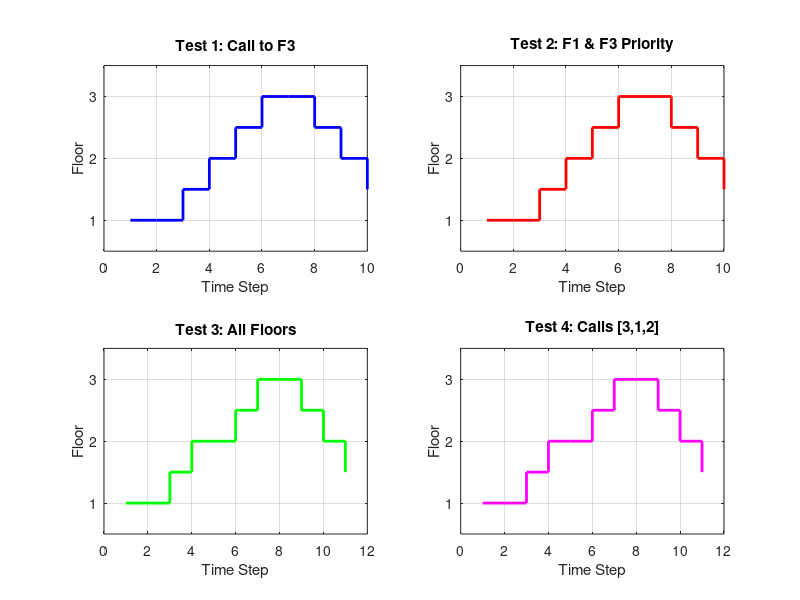

This figure's MATLAB source: (Note: this script raises an error after producing the figure.)
%% Elevator System - Simple Simulation Script
% Complete simulation demonstrating state machine and priority logic
% Author: Elevator Control System
% Date: March 2026

clear all; clc;

fprintf('╔══════════════════════════════════════════════════════════════╗\n');
fprintf('║          ELEVATOR CONTROL SYSTEM SIMULATION                  ║\n');
fprintf('║                    3-Floor System                            ║\n');
fprintf('╚══════════════════════════════════════════════════════════════╝\n\n');

%% State Definitions
FLOOR_1 = 1;
MOVING_UP = 2;
FLOOR_2 = 3;
MOVING_DOWN = 4;
FLOOR_3 = 5;

state_names = {'FLOOR_1', 'MOVING_UP', 'FLOOR_2', 'MOVING_DOWN', 'FLOOR_3'};

%% Initialize Variables
current_state = FLOOR_1;
current_floor = 1;
direction = 0;  % 0=IDLE, 1=UP, -1=DOWN
call_queue = [];
simulation_time = 0;
time_step = 1;  % seconds

% Log arrays for plotting
time_log = [];
floor_log = [];
state_log = [];
direction_log = [];

%% Priority Logic Function
% Determines which floor to visit based on current direction
function target = get_priority_target(calls, floor, dir)
    if isempty(calls)
        target = 0;
        return;
    end
    
    calls_above = calls(calls > floor);
    calls_below = calls(calls < floor);
    
    if dir == 1 && ~isempty(calls_above)
        % Moving UP - continue to highest call above
        target = min(calls_above);  % Closest call above
    elseif dir == -1 && ~isempty(calls_below)
        % Moving DOWN - continue to lowest call below
        target = max(calls_below);  % Closest call below
    elseif ~isempty(calls_above)
        % Go UP
        target = min(calls_above);
    elseif ~isempty(calls_below)
        % Go DOWN
        target = max(calls_below);
    else
        target = 0;
    end
end

%% Simulation Function
function [state, floor, dir, queue, logs] = simulate_elevator(calls, max_steps)
    % Initialize
    state = 1;  % FLOOR_1
    floor = 1;
    dir = 0;
    queue = calls;
    
    logs.time = [];
    logs.floor = [];
    logs.state = [];
    
    state_names = {'FLOOR_1', 'MOVING_UP', 'FLOOR_2', 'MOVING_DOWN', 'FLOOR_3'};
    
    fprintf('\n--- Simulation Start ---\n');
    fprintf('Initial calls: [%s]\n\n', num2str(queue));
    
    for step = 1:max_steps
        % Log current state
        logs.time(end+1) = step;
        logs.floor(end+1) = floor;
        logs.state(end+1) = state;
        
        old_state = state;
        
        switch state
            case 1  % FLOOR_1
                floor = 1;
                queue = queue(queue ~= 1);  % Remove F1 from queue
                
                target = get_priority_target(queue, floor, dir);
                if target > 1
                    dir = 1;
                    state = 2;  % MOVING_UP
                end
                
            case 2  % MOVING_UP
                if floor < 3
                    floor = floor + 0.5;  % Simulate movement
                end
                
                % Check if arrived at a called floor
                if floor == 2 && ismember(2, queue)
                    state = 3;  % FLOOR_2
                elseif floor >= 3
                    floor = 3;
                    state = 5;  % FLOOR_3
                end
                
            case 3  % FLOOR_2
                floor = 2;
                queue = queue(queue ~= 2);  % Remove F2 from queue
                
                target = get_priority_target(queue, floor, dir);
                if target == 3
                    state = 2;  % MOVING_UP
                elseif target == 1
                    dir = -1;
                    state = 4;  % MOVING_DOWN
                end
                
            case 4  % MOVING_DOWN
                if floor > 1
                    floor = floor - 0.5;  % Simulate movement
                end
                
                % Check if arrived at a called floor
                if floor == 2 && ismember(2, queue)
                    state = 3;  % FLOOR_2
                elseif floor <= 1
                    floor = 1;
                    state = 1;  % FLOOR_1
                end
                
            case 5  % FLOOR_3
                floor = 3;
                queue = queue(queue ~= 3);  % Remove F3 from queue
                
                target = get_priority_target(queue, floor, dir);
                if target < 3
                    dir = -1;
                    state = 4;  % MOVING_DOWN
                end
        end
        
        % Print state transition
        if state ~= old_state
            fprintf('Step %2d: %s → %s (Floor: %.1f)\n', ...
                step, state_names{old_state}, state_names{state}, floor);
        end
        
        % Check if done
        if isempty(queue) && (state == 1 || state == 3 || state == 5)
            fprintf('\nAll calls serviced at Step %d\n', step);
            break;
        end
    end
    
    fprintf('--- Simulation End ---\n\n');
end

%% Test Case 1: Simple call F1 to F3
fprintf('═══════════════════════════════════════════════════════════════\n');
fprintf('TEST CASE 1: Call to Floor 3 (starting at Floor 1)\n');
fprintf('═══════════════════════════════════════════════════════════════\n');
[~, ~, ~, ~, logs1] = simulate_elevator([3], 20);

%% Test Case 2: Priority Test - F1 and F3 pressed
fprintf('═══════════════════════════════════════════════════════════════\n');
fprintf('TEST CASE 2: Floor 1 and Floor 3 called simultaneously\n');
fprintf('Priority: Continue in current direction\n');
fprintf('═══════════════════════════════════════════════════════════════\n');
[~, ~, ~, ~, logs2] = simulate_elevator([1, 3], 25);

%% Test Case 3: All floors called
fprintf('═══════════════════════════════════════════════════════════════\n');
fprintf('TEST CASE 3: All floors called (F1, F2, F3)\n');
fprintf('═══════════════════════════════════════════════════════════════\n');
[~, ~, ~, ~, logs3] = simulate_elevator([1, 2, 3], 30);

%% Test Case 4: Random calls
fprintf('═══════════════════════════════════════════════════════════════\n');
fprintf('TEST CASE 4: Calls in order [3, 1, 2]\n');
fprintf('═══════════════════════════════════════════════════════════════\n');
[~, ~, ~, ~, logs4] = simulate_elevator([3, 1, 2], 35);

%% Plot Results
figure('Name', 'Elevator Simulation Results', 'Position', [100 100 1000 600]);

subplot(2,2,1);
stairs(logs1.time, logs1.floor, 'b-', 'LineWidth', 2);
xlabel('Time Step'); ylabel('Floor');
title('Test 1: Call to F3');
ylim([0.5 3.5]); yticks([1 2 3]);
grid on;

subplot(2,2,2);
stairs(logs2.time, logs2.floor, 'r-', 'LineWidth', 2);
xlabel('Time Step'); ylabel('Floor');
title('Test 2: F1 & F3 Priority');
ylim([0.5 3.5]); yticks([1 2 3]);
grid on;

subplot(2,2,3);
stairs(logs3.time, logs3.floor, 'g-', 'LineWidth', 2);
xlabel('Time Step'); ylabel('Floor');
title('Test 3: All Floors');
ylim([0.5 3.5]); yticks([1 2 3]);
grid on;

subplot(2,2,4);
stairs(logs4.time, logs4.floor, 'm-', 'LineWidth', 2);
xlabel('Time Step'); ylabel('Floor');
title('Test 4: Calls [3,1,2]');
ylim([0.5 3.5]); yticks([1 2 3]);
grid on;

sgtitle('Elevator Position Over Time');

fprintf('\n╔══════════════════════════════════════════════════════════════╗\n');
fprintf('║               SIMULATION COMPLETE                            ║\n');
fprintf('╚══════════════════════════════════════════════════════════════╝\n');
